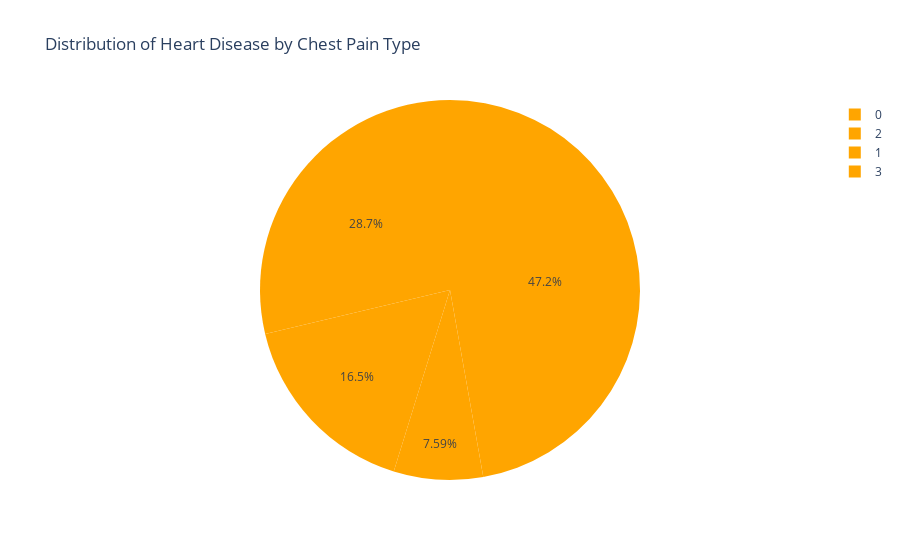

Notebook code cell kept with this figure:
### Code cell
import plotly.express as px

# Pie chart of CP (Chest Pain Type) with target variable using Plotly
fig = px.pie(df, names='cp', color='target', title='Distribution of Heart Disease by Chest Pain Type',
             labels={'cp': 'Chest Pain Type', 'target': 'Heart Disease'}, color_discrete_map={0: 'blue', 1: 'orange'})
fig.show()

### Figure 1 — Plotly figure (JSON) as saved in the notebook; plotly's stock layout.template omitted (floating-point values rounded to 4 significant figures; data arrays with more than 128 entries replaced by an {"elided": "..."} marker saying what was removed)
{"data": [{"customdata": {"elided": "303x1 int values"}, "domain": {"x": [0, 1], "y": [0, 1]}, "hovertemplate": "Chest Pain Type=%{label}<br>Heart Disease=%{customdata[0]}<extra></extra>", "labels": {"elided": "303 int values"}, "legendgroup": "", "marker": {"colors": {"elided": "303 str values"}}, "name": "", "showlegend": true, "type": "pie"}], "layout": {"legend": {"tracegroupgap": 0}, "title": {"text": "Distribution of Heart Disease by Chest Pain Type"}}}
